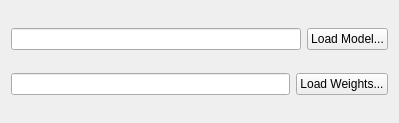
<?xml version="1.0" encoding="UTF-8"?>
<ui version="4.0">
 <class>Form</class>
 <widget class="QWidget" name="Form">
  <property name="windowModality">
   <enum>Qt::WindowModal</enum>
  </property>
  <property name="geometry">
   <rect>
    <x>0</x>
    <y>0</y>
    <width>399</width>
    <height>123</height>
   </rect>
  </property>
  <property name="mouseTracking">
   <bool>false</bool>
  </property>
  <property name="windowTitle">
   <string>Load Model</string>
  </property>
  <layout class="QGridLayout" name="gridLayout_2">
   <item row="0" column="0">
    <layout class="QHBoxLayout" name="horizontalLayout">
     <item>
      <widget class="QLineEdit" name="loadModelInput">
       <property name="readOnly">
        <bool>true</bool>
       </property>
      </widget>
     </item>
     <item>
      <widget class="QPushButton" name="loadModelButton">
       <property name="text">
        <string>Load Model...</string>
       </property>
      </widget>
     </item>
    </layout>
   </item>
   <item row="1" column="0">
    <layout class="QHBoxLayout" name="horizontalLayout_2">
     <item>
      <widget class="QLineEdit" name="loadWeightsInput">
       <property name="readOnly">
        <bool>true</bool>
       </property>
       <property name="clearButtonEnabled">
        <bool>false</bool>
       </property>
      </widget>
     </item>
     <item>
      <widget class="QPushButton" name="loadWeightsButton">
       <property name="text">
        <string>Load Weights...</string>
       </property>
      </widget>
     </item>
    </layout>
   </item>
  </layout>
 </widget>
 <resources/>
 <connections/>
</ui>
